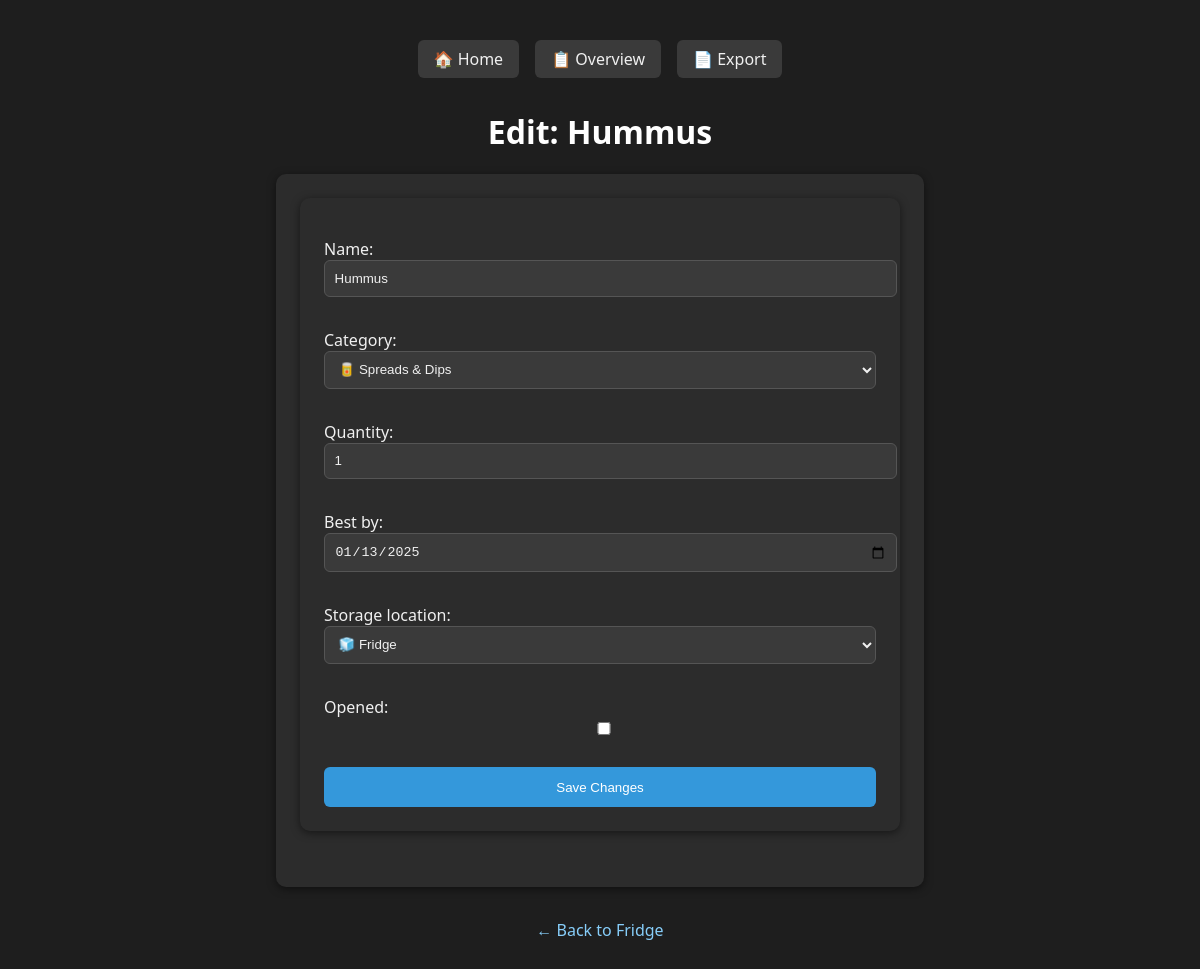
The page /edit/29/?category=&storage= on the database its author committed.
### fridge/models.py (models this page shows, shortened)
class FoodItem(models.Model):
    CATEGORY_CHOICES = [
        ('vegetables', '🥦 Vegetables'),
        ('fruits', '🍎 Fruits'),
        ('dairy', '🧀 Dairy'),
        ('meat', '🥩 Meat'),
        ('poultry', '🍗 Poultry'),
        ('fish', '🐟 Fish & Seafood'),
        ('eggs', '🥚 Eggs'),
        ('baked', '🍞 Baked Goods'),
        ('leftovers', '🍱 Leftovers'),
        ('spreads', '🥫 Spreads & Dips'),
        ('condiments', '🧂 Condiments & Sauces'),
        ('beverages', '🧃 Beverages'),
        ('frozen', '🧊 Frozen Foods'),
        ('snacks', '🍪 Snacks & Sweets'),
        ('prepared', '🍽️ Prepared Meals'),
        ('other', '📦 Other'),
    ]
    STORAGE_CHOICES = [
        ('fridge', '🧊 Fridge'),
        ('freezer', '❄️ Freezer'),
        ('upper_pantry', '🗄️ Upper Pantry'),
        ('lower_pantry', '🧺 Lower Pantry'),
        ('counter', '🧂 Counter'),
        ('candy_cabinet', '🍬 Candy Cabinet'),
        ('hanging_table', '🪑 Hanging Table'),
        ('bar', '🍷 Bar'),
    ]
    name = models.CharField(max_length=100)
    category = models.CharField(max_length=50, choices=CATEGORY_CHOICES)
    quantity = models.IntegerField(default=1)
    best_by = models.DateField(null=True, blank=True)
    storage_location = models.CharField(max_length=50, choices=STORAGE_CHOICES, default='fridge')
    opened = models.BooleanField(default=False)

### fridge/views.py (the view)
# urls.py: path('edit/<int:pk>/', views.edit_item, name='edit_item'),
def edit_item(request, pk):
    item = get_object_or_404(FoodItem, pk=pk)
    category = request.GET.get('category', '')
    storage = request.GET.get('storage', '')
    if request.method == 'POST':
        form = FoodItemForm(request.POST, instance=item)
        if form.is_valid():
            form.save()
            return redirect(f'/?' + f'category={category}&storage={storage}')
    else:
        form = FoodItemForm(instance=item)
    return render(request, 'fridge/edit.html', {
        'form': form,
        'item': item,
        'category': category,
        'storage': storage
    })

### fridge/forms.py
class FoodItemForm(forms.ModelForm):
    class Meta:
        model = FoodItem
        fields = ['name', 'category', 'quantity', 'best_by', 'storage_location', 'opened']
        widgets = {
            'best_by': forms.DateInput(attrs={'type': 'date'}),
        }

### fridge/templates/fridge/edit.html (shortened to what this page needs)
{% extends "fridge/base.html" %}
{% load static %}
{% block content %}
    <h1>Edit: {{ item.name }}</h1>
    <div class="form-container">
        <form method="post">
            {{ form.as_p }}
            <button type="submit">Save Changes</button>
        </form>
    </div>
    <a class="back-link" href="{% url 'fridge' %}">← Back to Fridge</a>
{% endblock %}

### fridge/static/fridge/style.css (style rules this page uses)
body { font-family: 'Segoe UI', Tahoma, Geneva, Verdana, sans-serif; background-color: #1e1e1e; color: #f0f0f0; padding: 2rem; }
h1 { text-align: center; color: #ffffff; }
form, .form-container { background: #2c2c2c; padding: 1.5rem; border-radius: 10px; box-shadow: 0 2px 8px rgba(0,0,0,0.5); max-width: 600px; margin: 0 auto 2rem; }
form input, form select { width: 100%; padding: 0.6rem; margin-bottom: 1rem; border: 1px solid #555; border-radius: 6px; background-color: #3a3a3a; color: #f0f0f0; }
form input::placeholder { color: #bbb; }
form button { background-color: #3498db; color: white; border: none; padding: 0.8rem 1.2rem; border-radius: 6px; cursor: pointer; width: 100%; }
.back-link { display: block; text-align: center; margin-top: 2rem; text-decoration: none; color: #87cefa; }

### rows shown on the page
FoodItem: name "Hummus", category "🥫 Spreads & Dips", quantity "1", best_by "01/13/2025", storage_location "🧊 Fridge"
